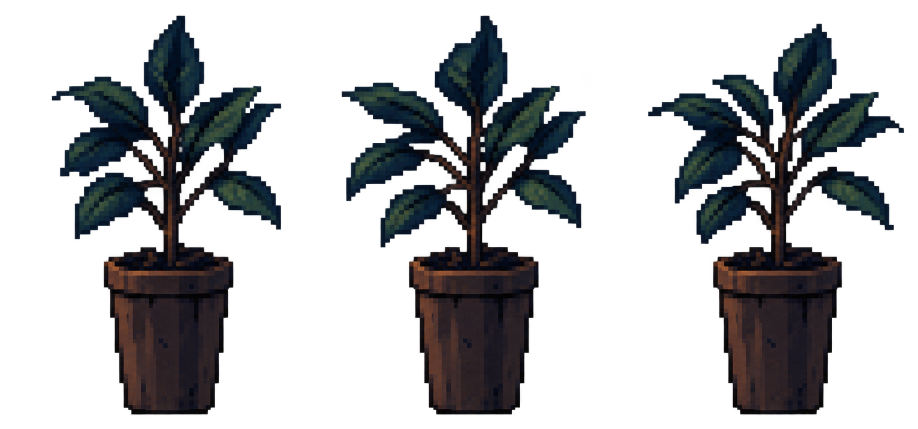
#> input picture art-reviews/2026-10-24-rooftop-plant/generated-source.png, 1836 x 857 px, found by its file name (shown at 1/2 size)
$ python compose-material.py
#> lines starting #> are read from the running program, lines starting #| are printed output that depends on the picture; after the words box and inside, x2 and y2 are one past the last pixel; in counts of white or black regions, pixels touching at a corner belong together
"""Partial editing of imagegen art only: nearest sampling, RGBA copy, alpha deletion.

No colors, leaves, stems, pots, backgrounds, or shadows are drawn. A binary mask
selects existing generated leaf pixels; the reference pose supplies fixed parts.
Run from the repository root with Python/Pillow.
"""
import hashlib
import json
from pathlib import Path
from PIL import Image, ImageDraw

root = Path('art-reviews/2026-10-24-rooftop-plant')
source = Image.open(root / 'generated-source.png').convert('RGBA')
#> source is the input picture: PIL image 1836x857 RGBA; mean R, G, B, A 8.9, 9.7, 11.7, 78
crop_rects = [(index * 612 + 40, -7, index * 612 + 640, 833) for index in range(3)]
frames = [source.crop(rect).resize((80, 112), Image.Resampling.NEAREST) for rect in crop_rects]
#> frames = 3 items
deleted = []
for image in frames:
    count = 0
    for y in range(112):
        for x in range(80):
            rgba = image.getpixel((x, y))
            if rgba[3] < 32:
                count += rgba[3] > 0
                image.putpixel((x, y), (0, 0, 0, 0))
    deleted.append(count)
#> this loop made 3 passes
#> after the loop, deleted = [416, 453, 523]
base = frames[0]
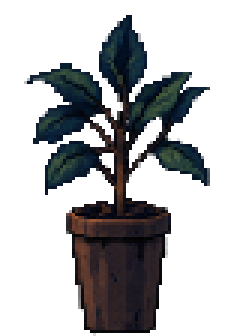
#> base: PIL image 80x112 RGBA (shown 3 times larger); mean R, G, B, A 9, 9.8, 11.7, 80.6; transparent parts drawn white
mask = Image.new('L', (80, 112))
#> mask: PIL image 80x112 L; every value is 0
draw = ImageDraw.Draw(mask)
draw.rectangle((0, 0, 79, 69), fill=255)
draw.rectangle((37, 26, 43, 69), fill=0)
# Keep the original brown branch network and its one-pixel boundary unchanged.
# This selects generated colors; it does not generate or recolor artwork.
for y in range(70):
    for x in range(80):
        red, green, blue, alpha = base.getpixel((x, y))
        if alpha > 128 and red > green * 1.15 and red > blue * 1.1:
            draw.rectangle((x - 1, y - 1, x + 1, y + 1), fill=0)
atlas = Image.new('RGBA', (240, 112))
#> atlas: PIL image 240x112 RGBA; every value is 0
checks = []
for index, generated in enumerate(frames):
    selected = mask.copy()
    if index == 2:
        # The third generated pose invented an extra upper leaf. Retain the
        # complete neutral upper canopy instead; only its lower leaves move.
        ImageDraw.Draw(selected).rectangle((0, 0, 79, 37), fill=0)
    result = base.copy()
    result.paste(generated, (0, 0), selected)
    outside = sum(result.getpixel((x, y)) != base.getpixel((x, y))
                  for y in range(112) for x in range(80) if not selected.getpixel((x, y)))
    pot = sum(result.getpixel((x, y)) != base.getpixel((x, y))
              for y in range(70, 112) for x in range(80))
    stem = sum(result.getpixel((x, y)) != base.getpixel((x, y))
               for y in range(26, 70) for x in range(37, 44))
    assert outside == pot == stem == 0
    atlas.paste(result, (index * 80, 0))
    checks.append({'frame': index, 'maskOutsideChangedPixels': outside,
                   'potRows70Through111ChangedPixels': pot, 'mainStemChangedPixels': stem,
                   'lowAlphaSamplesDeletedBeforeComposition': deleted[index]})
#> this loop made 3 passes
#> pass 1, `selected = mask.copy()`:
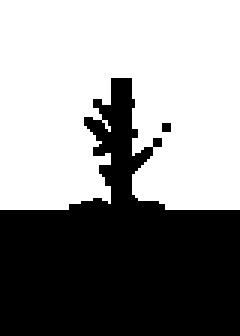
#> selected: PIL image 80x112 L (shown 3 times larger); 56.3% white; 2 black regions (1 under 20 px), largest, box (x1, y1, x2, y2) and area: (0, 26, 80, 112) 3910
#> after the loop:
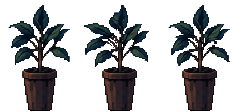
#> atlas: PIL image 240x112 RGBA; mean R, G, B, A 9, 9.8, 11.7, 81.1; transparent parts drawn white
#> after the loop:
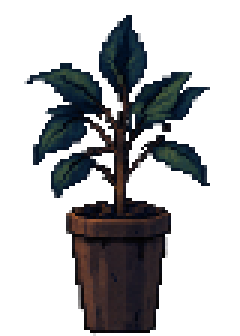
#> result: PIL image 80x112 RGBA (shown 3 times larger); mean R, G, B, A 8.9, 9.7, 11.5, 80; transparent parts drawn white
#> after the loop:
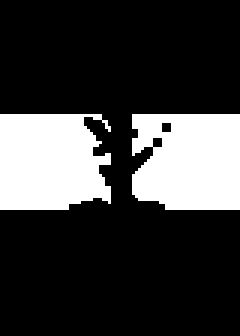
#> selected: PIL image 80x112 L (shown 3 times larger); 23.5% white; 2 white regions, box (x1, y1, x2, y2) and area: (44, 38, 80, 70) 1060, (0, 38, 37, 70) 1048
#> after the loop, checks = 3 items
atlas.save(root / 'composed-input.png')

# Material-only size/readability comparison over an unchanged generated floor.
#> (the run stopped early here; a loop or call above may not have finished)
